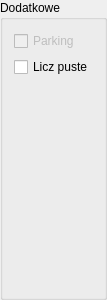
<?xml version="1.0" encoding="UTF-8"?>
<ui version="4.0">
 <class>AdditionalGroupBox</class>
 <widget class="QGroupBox" name="AdditionalGroupBox">
  <property name="geometry">
   <rect>
    <x>0</x>
    <y>0</y>
    <width>96</width>
    <height>300</height>
   </rect>
  </property>
  <property name="windowTitle">
   <string>GroupBox</string>
  </property>
  <property name="title">
   <string>Dodatkowe</string>
  </property>
  <layout class="QVBoxLayout" name="verticalLayout">
   <item>
    <widget class="QCheckBox" name="parkingCheckBox">
     <property name="enabled">
      <bool>false</bool>
     </property>
     <property name="text">
      <string>Parking</string>
     </property>
    </widget>
   </item>
   <item>
    <widget class="QCheckBox" name="emptyPlaceCheckBox">
     <property name="text">
      <string>Licz puste</string>
     </property>
    </widget>
   </item>
   <item>
    <spacer name="verticalSpacer_3">
     <property name="orientation">
      <enum>Qt::Vertical</enum>
     </property>
     <property name="sizeHint" stdset="0">
      <size>
       <width>20</width>
       <height>206</height>
      </size>
     </property>
    </spacer>
   </item>
  </layout>
 </widget>
 <resources/>
 <connections/>
</ui>
